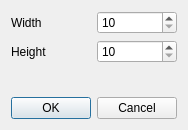
<?xml version="1.0" encoding="UTF-8"?>
<ui version="4.0">
 <class>SizeDlg</class>
 <widget class="QDialog" name="SizeDlg">
  <property name="geometry">
   <rect>
    <x>0</x>
    <y>0</y>
    <width>186</width>
    <height>130</height>
   </rect>
  </property>
  <property name="windowTitle">
   <string>Set Size</string>
  </property>
  <layout class="QVBoxLayout" name="verticalLayout">
   <item>
    <layout class="QGridLayout" name="gridLayout">
     <item row="0" column="0">
      <widget class="QLabel" name="label">
       <property name="text">
        <string>Width</string>
       </property>
      </widget>
     </item>
     <item row="0" column="1">
      <widget class="QSpinBox" name="m_width">
       <property name="minimum">
        <number>10</number>
       </property>
       <property name="maximum">
        <number>99999</number>
       </property>
      </widget>
     </item>
     <item row="1" column="0">
      <widget class="QLabel" name="label_2">
       <property name="text">
        <string>Height</string>
       </property>
      </widget>
     </item>
     <item row="1" column="1">
      <widget class="QSpinBox" name="m_height">
       <property name="minimum">
        <number>10</number>
       </property>
       <property name="maximum">
        <number>99999</number>
       </property>
      </widget>
     </item>
    </layout>
   </item>
   <item>
    <spacer name="verticalSpacer">
     <property name="orientation">
      <enum>Qt::Orientation::Vertical</enum>
     </property>
     <property name="sizeHint" stdset="0">
      <size>
       <width>20</width>
       <height>1</height>
      </size>
     </property>
    </spacer>
   </item>
   <item>
    <widget class="QDialogButtonBox" name="buttonBox">
     <property name="orientation">
      <enum>Qt::Orientation::Horizontal</enum>
     </property>
     <property name="standardButtons">
      <set>QDialogButtonBox::StandardButton::Cancel|QDialogButtonBox::StandardButton::Ok</set>
     </property>
    </widget>
   </item>
  </layout>
 </widget>
 <resources/>
 <connections>
  <connection>
   <sender>buttonBox</sender>
   <signal>accepted()</signal>
   <receiver>SizeDlg</receiver>
   <slot>accept()</slot>
   <hints>
    <hint type="sourcelabel">
     <x>248</x>
     <y>254</y>
    </hint>
    <hint type="destinationlabel">
     <x>157</x>
     <y>274</y>
    </hint>
   </hints>
  </connection>
  <connection>
   <sender>buttonBox</sender>
   <signal>rejected()</signal>
   <receiver>SizeDlg</receiver>
   <slot>reject()</slot>
   <hints>
    <hint type="sourcelabel">
     <x>316</x>
     <y>260</y>
    </hint>
    <hint type="destinationlabel">
     <x>286</x>
     <y>274</y>
    </hint>
   </hints>
  </connection>
 </connections>
</ui>
